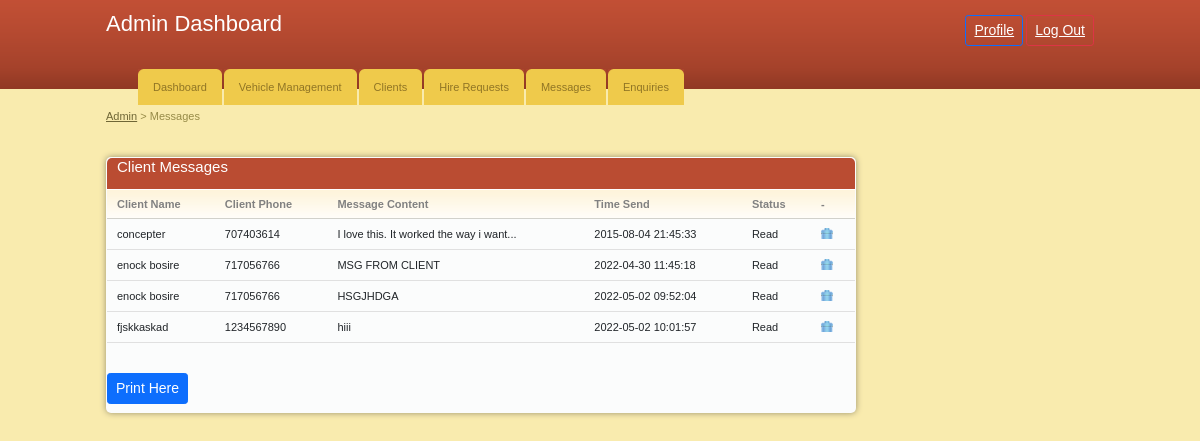
/admin/message.php (signed in), run on the app's committed database.
### tables this page shows
CREATE TABLE `message` (
  `msg_id` int(11) NOT NULL,
  `client_id` int(11) NOT NULL,
  `message` varchar(255) NOT NULL,
  `status` varchar(255) NOT NULL DEFAULT 'Unread',
  `time` datetime NOT NULL
);

CREATE TABLE `client` (
  `client_id` int(11) NOT NULL,
  `fname` varchar(255) NOT NULL,
  `email` varchar(255) NOT NULL,
  `id_no` int(11) NOT NULL,
  `phone` int(11) NOT NULL,
  `location` varchar(255) NOT NULL,
  `gender` varchar(255) NOT NULL
);

### admin/message.php (the view, shortened to what this page needs)
<?php
	include '../includes/config.php';
?>
<!DOCTYPE html PUBLIC "-//W3C//DTD XHTML 1.0 Transitional//EN" "http://www.w3.org/TR/xhtml1/DTD/xhtml1-transitional.dtd">
<html xmlns="http://www.w3.org/1999/xhtml">
<head>
<link href="https://cdn.jsdelivr.net/npm/bootstrap@5.1.3/dist/css/bootstrap.min.css" rel="stylesheet" >
	<link rel="stylesheet" href="css/style.css" type="text/css" media="all" />
</head>
<body>
<div id="header">
	<div class="shell">
		<?php
			include 'menu.php';
		?>
		</div>
	</div>
<div id="container">
	<div class="shell">
		<div class="small-nav">
			<a href="index.php">Admin</a>
			<span>&gt;</span>
			Messages
		</div>
		<br />
		<div id="main">
			<div id="content">
				<div class="box">
					<div class="box-head">
						<h2 class="left">Client Messages</h2>
					</div>
					<div class="table">
						<table width="100%" border="0" cellspacing="0" cellpadding="0">
							<tr>
								<th>Client Name</th>
								<th>Client Phone</th>
								<th>Message Content</th>
								<th>Time Send</th>
								<th>Status</th>
								<th >-</th>
							</tr>
							<?php
								$select = " SELECT message.msg_id,client.fname,client.phone,message.message,message.time,message.status FROM `message` INNER JOIN client ON client.client_id=message.client_id ";
								$result = $conn->query($select);
								while($row = $result->fetch_assoc()){
							?>
							<tr>
								<td><?php echo $row['fname'] ?></td>
								<td><?php echo $row['phone'] ?></td>
								<td><?php echo $row['message'] ?></td>
								<td><?php echo $row['time'] ?></td>
								<td><?php echo $row['status'] ?></td>
								<td><a href="javascript:sureToApprove(<?php echo $row['msg_id'];?>)" class="ico del"> </a></td>
							</tr>
							<?php
								}
							?>
						</table>
					</div> <br>
					<h2><input type="submit" class="btn btn-primary btn-sm"  onclick="window.print()" value="Print Here" /></h2>
				</div>
			</div>
		</div>
	</div>
</div>
</body>
</html>

### admin/css/style.css (style rules this page uses)
* { padding:0; margin:0; outline:0; }
body { background:#f9ebae; font-family: Verdana, sans-serif; font-size:11px; line-height:14px; color:#5e5e5e; }
input, textarea, select { font-family: Verdana, sans-serif; font-size:13px; }
a { color:#ba4c32; text-decoration: underline; cursor:pointer; }
.left, .alignleft { float:left; display:inline; }
h2 { font-size:15px; font-weight: normal; }
.shell { width:988px; margin:0 auto; }
#header { height:89px; background:url(images/header.gif); white-space:nowrap; }
#container { padding:20px 0; }
.small-nav { color:#978b48; padding-bottom:20px; }
.small-nav a { color:#6f6636; }
#content { float:left; width:750px; }
.table th { background:#fffdfa url(images/th.gif) repeat-x 0 0; color:#818181; text-align: left; padding:7px 10px; border-bottom:solid 1px #d2d1cb; }
.table td { background:#fbfcfc; border-bottom:solid 1px #e0e0e0; padding:8px 10px; }
.box { background:#fbfcfc; height:100%; padding:1px; margin-bottom:20px; }
.box-head { background:#ba4c32; height:32px; color:#fff; padding: 0 10px; line-height:32px; white-space:nowrap; border-bottom:solid 1px #fff; }
a.ico { color:#9d9c9a; font-size:10px; text-decoration: none; padding:0 0 0 14px; background-repeat:no-repeat; background-position:0 0; }
a.del { background-image:url(images/del.gif) }
.box { -moz-border-radius:5px; -webkit-border-radius:5px; -moz-box-shadow: 0 0 6px #978f6c; -webkit-box-shadow: 0 0 6px #978f6c; }
.box-head { -moz-border-radius-topleft:5px; -moz-border-radius-topright:5px; -webkit-border-top-left-radius:5px; -webkit-border-top-right-radius:5px; }

### data on the page
message: client.fname "concepter", client.phone "707403614", message "I love this. It worked the way i want...", time "2015-08-04 21:45:33", status "Read"
message: client.fname "enock bosire", client.phone "717056766", message "MSG FROM CLIENT", time "2022-04-30 11:45:18", status "Read"
message: client.fname "enock bosire", client.phone "717056766", message "HSGJHDGA", time "2022-05-02 09:52:04", status "Read"
message: client.fname "fjskkaskad", client.phone "1234567890", message "hiii", time "2022-05-02 10:01:57", status "Read"
